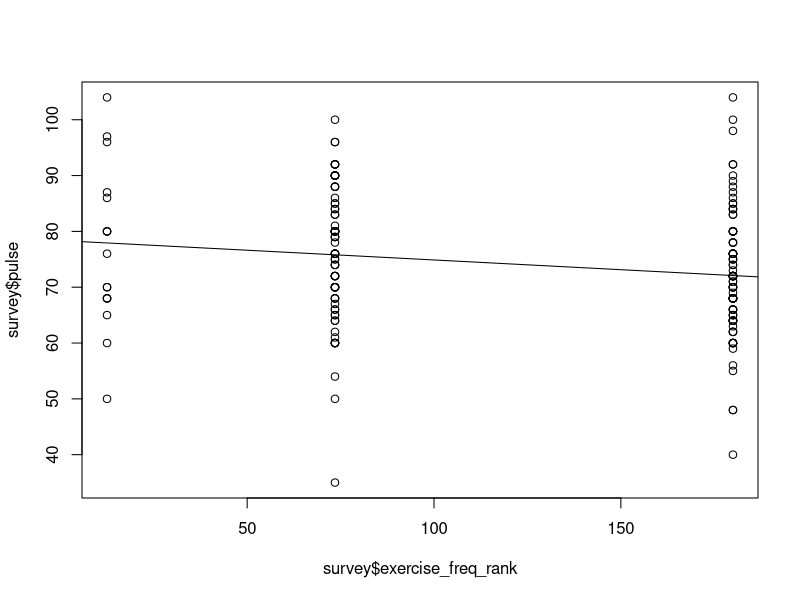

The R script that drew this image:
library("MASS")
library(ggplot2)

colnames(survey) <- c("sex", "wr_span", "nwr_span", "wr_hand", "fold_top", "pulse", "clap_top", "exercise_freq", "smoke_freq", "height", "unit", "age");
survey$exercise_freq <- factor(survey$exercise_freq, ordered = TRUE, levels = c("None", "Some", "Freq"))
levels(survey$exercise_freq) <- c("Niemals", "Gelegentlich", "Häufig")

survey$exercise_freq_rank <- rank(survey$exercise_freq)

# AV -> Pulse, UV -> Sport
lm <- lm(survey$pulse ~ survey$exercise_freq_rank)
plot(survey$exercise_freq_rank, survey$pulse)
abline(lm)